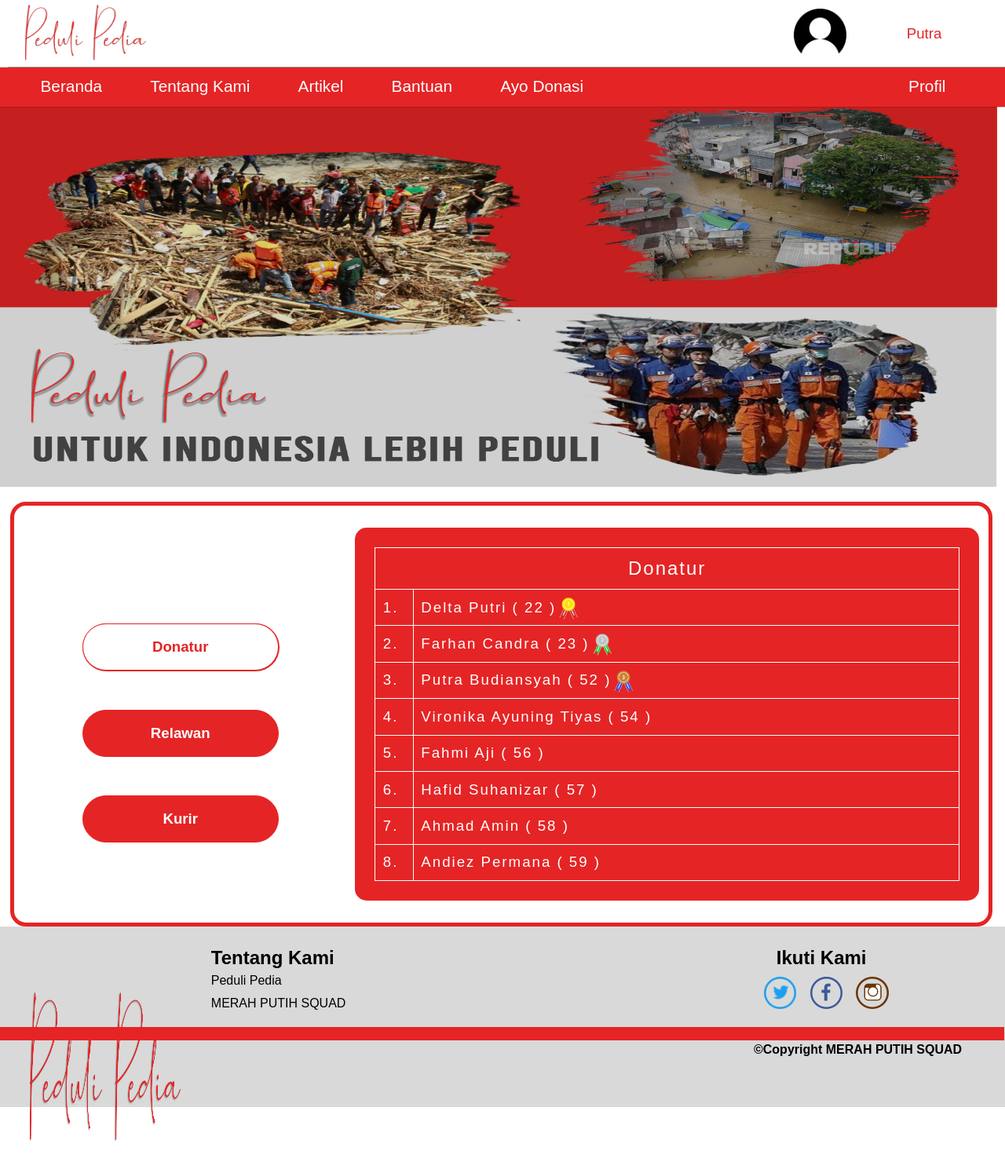
Page /home.php (signed in) on the committed database.
### tables this page shows
CREATE TABLE `donatur` (
  `ID_DONATUR` int(10) NOT NULL,
  `NAMA` varchar(40) NOT NULL,
  `USERNAME` varchar(40) NOT NULL,
  `EMAIL` varchar(40) NOT NULL,
  `PASSWORD` varchar(100) NOT NULL,
  `STATUS` varchar(7) NOT NULL,
  `POIN` int(10) NOT NULL,
  `NIK` varchar(30) NOT NULL,
  `JENIS_KELAMIN` varchar(12) NOT NULL,
  `TANGGAL_LAHIR` date NOT NULL
);

### home.php (the view, shortened to what this page needs)
<?php
    	require 'PHP/config.php';
		$user = $_SESSION['user'];
?>
<!DOCTYPE html>
<html lang="id">
<head>
	<link rel="stylesheet" type="text/css" href="CSS/home.css">
	<link rel="stylesheet" type="text/css" href="CSS/responsive-home.css">
</head>
<body>
	<div class="navbar-logo">
		<div class="logo">
			<a href="home.php" id="home"><img src="Images/logo.png" /></a>
		</div>
		<div class="user">
			<?php
				if (isset($_SESSION['loginDonatur']) == true) {
					$nama = mysqli_query($conn, "SELECT NAMA, EMAIL FROM DONATUR WHERE USERNAME = '$user'");
						foreach ($nama as $value) {
							$explode = explode(' ', $value['NAMA']);
							echo "<a href='profile.php' id='user'><img src='Images/user.png'><p id='user'>" . $explode[0] . '</p></a>';
						}
				} elseif (isset($_SESSION['loginRelawan']) == true) {
					$nama = mysqli_query($conn, "SELECT NAMA, EMAIL FROM RELAWAN WHERE USERNAME = '$user'");
						foreach ($nama as $value) {
							$explode = explode(' ', $value['NAMA']);
							echo "<a href='profile.php' id='user'><p id='user'>" . $explode[0] . "</p><img src='Images/user.png'></a>";
						}
				} elseif (isset($_SESSION['loginKurir']) == true) {
					$nama = mysqli_query($conn, "SELECT NAMA, EMAIL FROM KURIR WHERE USERNAME = '$user'");
						foreach ($nama as $value) {
							$explode = explode(' ', $value['NAMA']);
							echo "<a href='profile.php' id='user'><img src='Images/user.png'><p id='user'>" . $explode[0] . '</p></a>';
						}
				} elseif (isset($_SESSION['loginPanitia']) == true) {
					$nama = mysqli_query($conn, "SELECT NAMA, EMAIL FROM PANITIA WHERE USERNAME = '$user'");
						foreach ($nama as $value) {
							$explode = explode(' ', $value['NAMA']);
							echo "<a href='#' id='user'><img src='Images/user.png'><p id='user'>" . $explode[0] . '</p></a>';
						}
				}
			?>
		</div>
	</div>
	<div class="navbar-menu">
		<ul id="welcome">
			<li><a href="home.php">Beranda</a></li>
			<li><a href="tentang-kami.php">Tentang Kami</a></li>
			<li><a href="artikel.php">Artikel</a></li>
			<li><a href="bantuan.php">Bantuan</a></li>
			<?php
				if (isset($_SESSION['loginDonatur']) == true) {
					echo "<li><a href='Ayo-donasi/ayo-donasi.php'>Ayo Donasi</a></li>";
				} elseif (isset($_SESSION['loginKurir']) == true) {
					echo "<li><a href='list-donasi.php'>List Donasi</a></li>";
				} elseif (isset($_SESSION['loginRelawan']) == true) {
					echo "<li><a href='Ayo-relawan/ayo-relawan.php'>Ayo Ikut Relawan</a></li>";
				}
			?>
			<li id="profile"><button>Profil</button></li>
		</ul>
	</div>
	<div class="slideshow-container">
		<div class="mySlides fade">
  			<img src="Images/artikel-1.jpg">
		</div>
	</div>
	<?php
		require 'PHP/config.php';
		$query = mysqli_query($conn, "SELECT id_donatur, nama FROM donatur ORDER BY POIN DESC LIMIT 8");
		$array = array();
		$index = 0;
		foreach($query as $data) {
			$array[$index]['nama'] = $data['nama'];
			$array[$index]['id_donatur'] = $data['id_donatur'];
			$index++;
		}
	?>
	<div class="best">
		<div class="grade">
			<button id="donatur" class="active">Donatur</button>
			<button id="relawan">Relawan</button>
			<button id="kurir">Kurir</button>
		</div>
		<div class="grade-donatur">
			<table>
				<tr>
					<td colspan="2" id="donatur">Donatur</td>
				</tr>
				<tr>
					<td>1.</td>
					<td><?= $array[0]['nama'] . ' ( ' . $array[0]['id_donatur'] . ' ) ';?><img src="Images/first.png" id="grade"></td>
				</tr>
				<tr>
					<td>2.</td>
					<td><?= $array[1]['nama'] . ' ( ' . $array[1]['id_donatur'] . ' ) ';?><img src="Images/second.png" id="grade"></td>
				</tr>
				<tr>
					<td>3.</td>
					<td><?= $array[2]['nama'] . ' ( ' . $array[2]['id_donatur'] . ' ) ';?><img src="Images/third.png" id="grade"></td>
				</tr>
				<tr>
					<td>4.</td>
					<td><?= $array[3]['nama'] . ' ( ' . $array[3]['id_donatur'] . ' ) ';?></td>
				</tr>
				<tr>
					<td>5.</td>
					<td><?= $array[4]['nama'] . ' ( ' . $array[4]['id_donatur'] . ' ) ';?></td>
				</tr>
				<tr>
					<td>6.</td>
					<td><?= $array[5]['nama'] . ' ( ' . $array[5]['id_donatur'] . ' ) ';?></td>
				</tr>
				<tr>
					<td>7.</td>
					<td><?= $array[6]['nama'] . ' ( ' . $array[6]['id_donatur'] . ' ) ';?></td>
				</tr>
				<tr>
					<td>8.</td>
					<td><?= $array[7]['nama'] . ' ( ' . $array[7]['id_donatur'] . ' ) ';?></td>
				</tr>
			</table>
		</div>
	</div>
	<?php require 'Footer/footer.php'; ?>
</body>
</html>

### Footer/footer.php (shortened to what this page needs)
<!DOCTYPE html>
<html>
    <head>
		<link rel="stylesheet" type="text/css" href="CSS/footer.css">
		<link rel="stylesheet" type="text/css" href="CSS/responsive-footer.css">
    </head>
<body>
    <div class="footer" id="footer">
		<div class="information">
			<div class="logo">
				<img src="Images/logo.png" />
			</div>
			<div class="info">
				<h2>Tentang Kami</h2>
				<p>Peduli Pedia</p>
				<p>MERAH PUTIH SQUAD</p>
			</div>
			<div class="social">
				<h2>Ikuti Kami</h2>
				 <a href="#"><img src="Images/twitter.png" /></a>
				 <a href="#"><img src="Images/FB.png" /></a>
				 <a href="#"><img src="Images/instagram.png" /></a>
			</div>
		</div>
		<div class="garis"></div>
		<div class="copyright">
			<p>&copy;Copyright MERAH PUTIH SQUAD</p>
		</div>
	</div>
</body>
</html>

### CSS/home.css (style rules this page uses)
* { margin:0; padding: 0; font-family: sans-serif; }
html { scroll-behavior: smooth; }
.navbar-logo { position: fixed; margin-top: 0%; z-index: 1; box-shadow: 10px 0 2px 0; background: #fff; width: 100%; }
.navbar-logo .logo { width: 15%; height: 85px; margin-left: 2.5%; }
.navbar-logo .logo a#home img { width: 80%; margin-top: 3%; }
.navbar-logo .user { float: right; margin-top: -6%; height: 12%; margin-left: 79%; }
.navbar-logo .user a#user img { margin-top: 1%; width: 25%; }
.navbar-logo .user a#user p#user { margin-right: 30%; float: right; color: #e52425; font-size: 14pt; margin-top: 9%; }
.navbar-menu { margin-top: 6.7%; background-color: #e52425; box-shadow: 0px 0px 1px 0px; width: 100%; height: 50px; top: 0; position: fixed; z-index: 1; }
.navbar-menu ul { list-style: none; padding-left: 20px; }
.navbar-menu ul li { display: inline-block; margin-top: 1%; margin-right: 2%; margin-left: 2.5%; }
.navbar-menu ul li a { text-decoration: none; color: white; font-size: 130%; }
.navbar-menu ul#welcome li#profile { float: right; margin-right: 6%; }
.navbar-menu ul#welcome li#profile button { font-size: 130%; outline: none; cursor: pointer; color:white; background: transparent; border:none; }
img#grade { width: 2.5%; margin-top: -.3%; position: absolute; }
.mySlides { display: none; margin-top: 14%; }
.slideshow-container { padding-top: 80px; max-width: 1000px; position: relative; }
.slideshow-container .fade img { width: 127%; margin-top: -8.5%; height: 485px; vertical-align: middle; }
.active { background-color: #717171; }
.fade { -webkit-animation-name: fade; -webkit-animation-duration: 20s; animation-name: fade; animation-duration: 20s; }
.best { border :5px solid #e52425; border-radius: 20px; height: 480px; margin-top: 1.5%; margin-left: 1%; width: 97%; padding: 2% 0; }
.grade { margin-top: 3%; margin-left: 5%; width: 20%; height: auto; }
.grade button { background-color: #e52425; border:1px solid #e52425; box-shadow: .5px .5px .5px .5px; margin-left: 10%; width: 50%; height: 10%; display: block; margin-top: 20%; color: white; border-radius: 30px; width: 250px; height: 60px; font-weight: bold; font-size: 14pt; outline: none; cursor: pointer; }
.grade button#donatur { margin-top: 50%; }
.grade-donatur { margin-top: -32.3%; margin-left: 35%; width: 60%; background-color: #e52425; border-radius: 15px; padding: 2%; }
.grade-donatur table { width: 100%; height: 425px; }
.grade-donatur table { border-color: white; padding: 10px; }
.grade-donatur table tr td { padding: 1.3%; font-size: 14pt; letter-spacing: 2px; color: white; }
.best table, tr, td { border:1px solid white; border-collapse: collapse; }
.grade-donatur table tr td#donatur { text-align: center; font-size: 18pt; }
.grade button.active { background-color: white; border:1px solid #e52425; color: #e52425; }

### CSS/footer.css (style rules this page uses)
.footer { margin-top: 0%; background-color: #d9d9d9; height: 230px; }
.footer .information .logo img { width: 15%; height: 15%; margin-top: 6.5%; margin-left: 3%; position: absolute; }
.footer .information .info { margin-top: 2%; margin-left: 21%; line-height: 180%; position: absolute; }
.footer .information .social { margin-top: 2%; margin-left: 75%; position: absolute; }
.footer .information .social h2 { margin-left: 9%; margin-bottom: 3%; }
.footer .information .social a img { width: 13%; height: 13%; margin-left: 4%; margin-bottom: 2%; }
.footer .garis { width: 99.8%; height: 1%; margin-top: 10%; background-color: #e52425; border:1px solid #e52425; position: absolute; }
.footer .copyright { margin-top: 11.5%; margin-left: 75%; font-weight: bold; position: absolute; }

### rows in the picture
donatur: NAMA "Putra", NAMA "Putra Budiansyah", ID_DONATUR "52"
donatur: NAMA "Delta Putri", ID_DONATUR "22"
donatur: NAMA "Farhan Candra", ID_DONATUR "23"
donatur: NAMA "Vironika Ayuning Tiyas", ID_DONATUR "54"
donatur: NAMA "Fahmi Aji", ID_DONATUR "56"
donatur: NAMA "Hafid Suhanizar", ID_DONATUR "57"
donatur: NAMA "Ahmad Amin", ID_DONATUR "58"
donatur: NAMA "Andiez Permana", ID_DONATUR "59"
